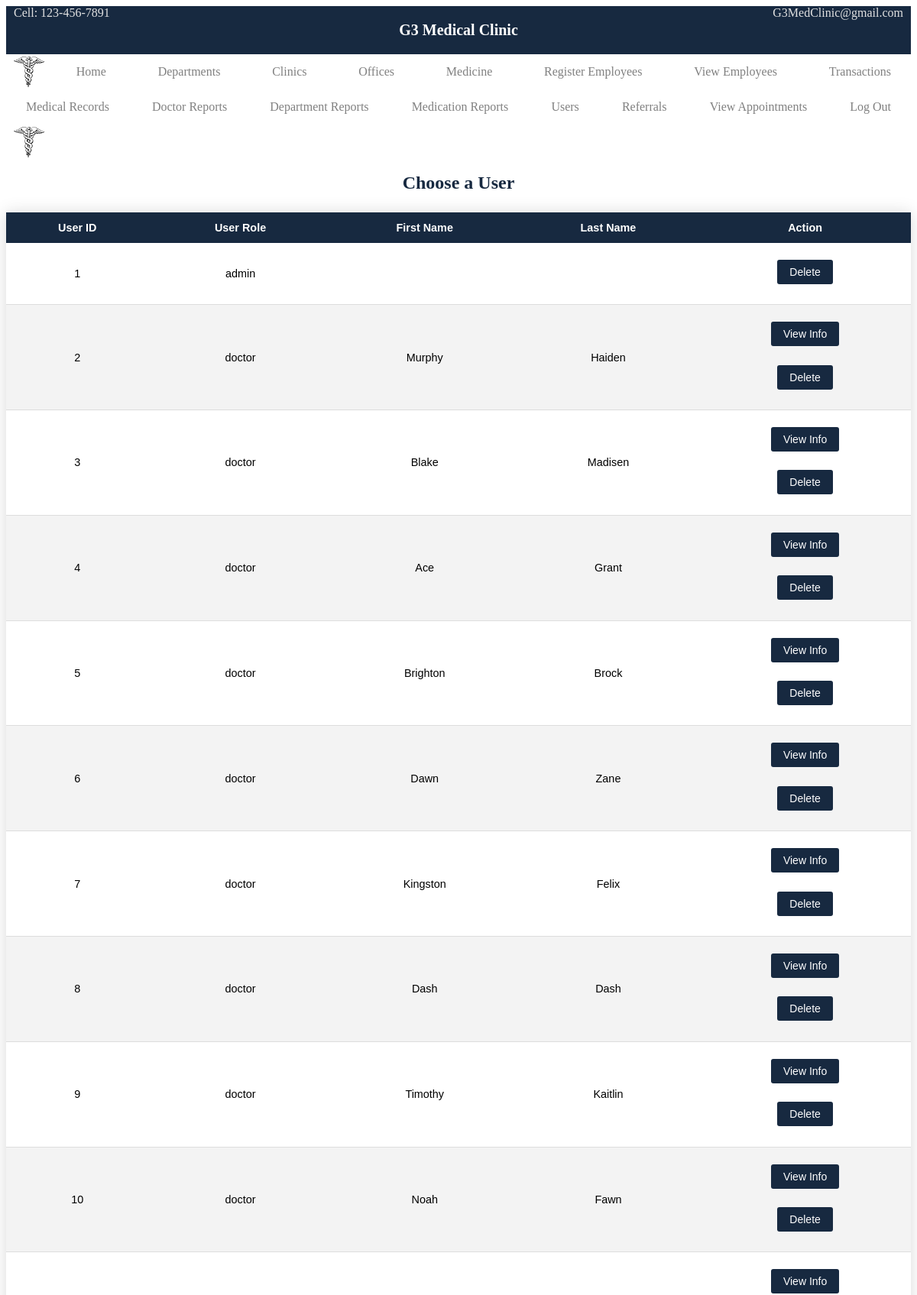
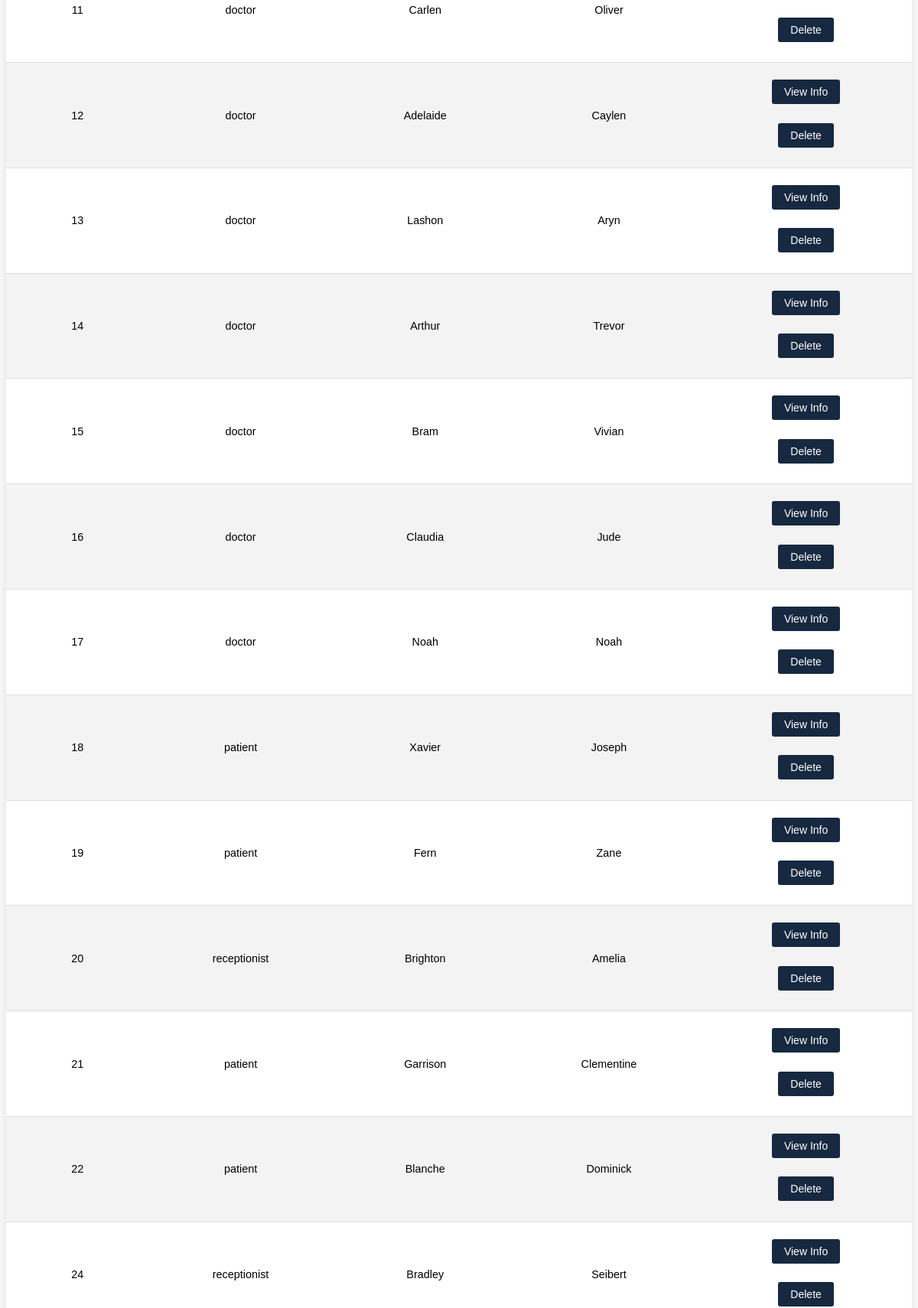
Screenshot of /users.php (signed in, upper part) with the database file from the repository (2 pictures, top to bottom).
### tables this page shows
CREATE TABLE `User_Account` (
  `user_ID` int NOT NULL AUTO_INCREMENT,
  `username` varchar(35) NOT NULL,
  `user_pass` varchar(100) NOT NULL,
  `user_role` varchar(20) NOT NULL DEFAULT 'patient',
  `user_phone_num` varchar(20) NOT NULL,
  `user_email_address` varchar(45) NOT NULL,
  `created_at` datetime NOT NULL DEFAULT CURRENT_TIMESTAMP,
  `updated_at` datetime NOT NULL DEFAULT CURRENT_TIMESTAMP,
  `deleted_flag` tinyint(1) NOT NULL DEFAULT '0',
  PRIMARY KEY (`user_ID`)
);

CREATE TABLE `Doctor` (
  `doc_ID` int NOT NULL AUTO_INCREMENT,
  `ssn` int NOT NULL,
  `dep_num` int NOT NULL DEFAULT '1',
  `f_name` varchar(45) NOT NULL,
  `m_name` varchar(20) DEFAULT NULL,
  `l_name` varchar(45) NOT NULL,
  `address_ID` int NOT NULL,
  `credentials` varchar(45) DEFAULT NULL,
  `sex` char(1) NOT NULL,
  `doc_user` int NOT NULL,
  `deleted_flag` tinyint(1) NOT NULL DEFAULT '0',
  PRIMARY KEY (`doc_ID`),
  UNIQUE KEY `ssn` (`ssn`,`doc_user`),
  KEY `dep_num` (`dep_num`),
  KEY `doc_user` (`doc_user`),
  KEY `address_ID` (`address_ID`),
  CONSTRAINT `doctor_ibfk_1` FOREIGN KEY (`dep_num`) REFERENCES `Department` (`department_number`),
  CONSTRAINT `doctor_ibfk_2` FOREIGN KEY (`doc_user`) REFERENCES `User_Account` (`user_ID`),
  CONSTRAINT `doctor_ibfk_3` FOREIGN KEY (`address_ID`) REFERENCES `Address` (`address_ID`)
);

CREATE TABLE `Patient` (
  `patient_ID` int NOT NULL AUTO_INCREMENT,
  `ssn` int NOT NULL,
  `f_name` varchar(20) NOT NULL,
  `m_name` varchar(20) DEFAULT NULL,
  `l_name` varchar(20) NOT NULL,
  `sex` char(1) NOT NULL,
  `pat_user` int NOT NULL,
  `address_ID` int NOT NULL,
  `clinic_ID` int NOT NULL,
  `prim_doc_ID` int NOT NULL,
  `deleted_flag` tinyint(1) NOT NULL DEFAULT '0',
  PRIMARY KEY (`patient_ID`),
  UNIQUE KEY `ssn` (`ssn`,`pat_user`),
  KEY `pat_user` (`pat_user`),
  KEY `address_ID` (`address_ID`),
  KEY `clinic_ID` (`clinic_ID`),
  KEY `prim_doc_ID` (`prim_doc_ID`),
  CONSTRAINT `patient_ibfk_1` FOREIGN KEY (`pat_user`) REFERENCES `User_Account` (`user_ID`),
  CONSTRAINT `patient_ibfk_2` FOREIGN KEY (`address_ID`) REFERENCES `Address` (`address_ID`),
  CONSTRAINT `patient_ibfk_3` FOREIGN KEY (`clinic_ID`) REFERENCES `Address` (`address_ID`),
  CONSTRAINT `patient_ibfk_4` FOREIGN KEY (`prim_doc_ID`) REFERENCES `Doctor` (`doc_ID`)
);

CREATE TABLE `Receptionist` (
  `rec_ID` int NOT NULL AUTO_INCREMENT,
  `ssn` int NOT NULL,
  `f_name` varchar(20) NOT NULL,
  `m_name` varchar(20) DEFAULT NULL,
  `l_name` varchar(20) NOT NULL,
  `sex` char(1) NOT NULL,
  `rec_user` int NOT NULL,
  `address_ID` int NOT NULL,
  `deleted_flag` tinyint(1) NOT NULL DEFAULT '0',
  PRIMARY KEY (`rec_ID`),
  UNIQUE KEY `ssn` (`ssn`,`rec_user`),
  KEY `rec_user` (`rec_user`),
  KEY `address_ID` (`address_ID`),
  CONSTRAINT `receptionist_ibfk_1` FOREIGN KEY (`rec_user`) REFERENCES `User_Account` (`user_ID`),
  CONSTRAINT `receptionist_ibfk_2` FOREIGN KEY (`address_ID`) REFERENCES `Address` (`address_ID`)
);

### includes/functions.inc.php (called while the page is built, shortened)
<?php
function getUsers($conn) {
  $sql = "SELECT * FROM User_Account WHERE deleted_flag = false;";
  $stmt = mysqli_stmt_init($conn);
  if (!mysqli_stmt_prepare($stmt, $sql)) {
    header("location: emergencycontact.php?error=getusersfailed");
    exit();
  }
  mysqli_stmt_execute($stmt);
  $result = mysqli_stmt_get_result($stmt);
  return $result;
}
function getUserInfo($conn, $userID, $userRole) {
  $userID = intval($userID);
  if ($userRole === 'patient') {
    $sql = "SELECT * FROM Patient WHERE pat_user = ? AND deleted_flag = false;";
    $stmt = mysqli_stmt_init($conn);
    if (!mysqli_stmt_prepare($stmt, $sql)) {
      header("location: emergencycontact.php?error=getuserinfofailed");
      exit();
    }
    mysqli_stmt_bind_param($stmt, "i", $userID);
    mysqli_stmt_execute($stmt);
    $result = mysqli_stmt_get_result($stmt);
    return $result;
  }
  else if ($userRole === 'doctor') {
    $sql = "SELECT * FROM Doctor WHERE doc_user = ? AND deleted_flag = false;";
    $stmt = mysqli_stmt_init($conn);
    if (!mysqli_stmt_prepare($stmt, $sql)) {
      header("location: emergencycontact.php?error=getuserinfofailed");
      exit();
    }
    mysqli_stmt_bind_param($stmt, "i", $userID);
    mysqli_stmt_execute($stmt);
    $result = mysqli_stmt_get_result($stmt);
    return $result;
  }
  else if ($userRole === 'nurse') {
    $stmt = mysqli_stmt_init($conn);
    mysqli_stmt_bind_param($stmt, "i", $userID);
    mysqli_stmt_execute($stmt);
    $result = mysqli_stmt_get_result($stmt);
    return $result;
  }
  else if ($userRole === 'receptionist') {
    $sql = "SELECT * FROM Receptionist WHERE rec_user = ? AND deleted_flag = false;";
    $stmt = mysqli_stmt_init($conn);
    if (!mysqli_stmt_prepare($stmt, $sql)) {
      header("location: emergencycontact.php?error=getuserinfofailed");
      exit();
    }
    mysqli_stmt_bind_param($stmt, "i", $userID);
    mysqli_stmt_execute($stmt);
    $result = mysqli_stmt_get_result($stmt);
    return $result;
  }
  else if ($userRole === 'admin') {
    $sql = "SELECT * FROM User_Account WHERE user_ID = ? AND deleted_flag = false;";
    $stmt = mysqli_stmt_init($conn);
    if (!mysqli_stmt_prepare($stmt, $sql)) {
      header("location: emergencycontact.php?error=getuserinfofailed");
      exit();
    }
    mysqli_stmt_bind_param($stmt, "i", $userID);
    mysqli_stmt_execute($stmt);
    $result = mysqli_stmt_get_result($stmt);
    return $result;
  }
}

### users.php (the view, shortened to what this page needs)
<?php
  include_once 'header.php';
  require_once 'includes/dbh.inc.php';
  require_once 'includes/functions.inc.php';
  if ($_SESSION["userRole"] === 'admin') {
    $result = getUsers($conn);
  }
  else {
    header("location: index.php");
    exit();
  }
?>
<div class='choose-user'>
  <h2>Choose a User</h2>
  <table class = "table-template">
    <thead>
      <tr>
        <th>User ID</th>
        <th>User Role</th>
        <th>First Name</th>
        <th>Last Name</th>
        <th>Action</th>
      </tr>
    </thead>
    <tbody>
      <?php
      while ($row = mysqli_fetch_assoc($result)) {
        $userID = $row["user_ID"];
        $userRole = $row["user_role"];
        $result2 = getUserInfo($conn, $userID, $userRole);
        if ($userRole !== 'admin') {
          $row2 = mysqli_fetch_assoc($result2);
          $fname = $row2["f_name"];
          $lname = $row2["l_name"];
        }
      ?>
      <tr>
        <td><?php echo $userID?></td>
        <td><?php echo $userRole?></td>
        <td><?php echo $fname?></td>
        <td><?php echo $lname?></td>
        <td>
        <?php if ($_SESSION["userRole"] === 'admin') {
          if ($userRole !== 'admin') {
        ?>
          <form action='/medical-clinic/viewinfo.php' method='post'>
            <div class='submit-btn'>
              <button type='submit' name='submit'>View Info</button>
            </div>
          </form>
        <?php
          }
        ?>
          <form action='/medical-clinic/delete.php' method='post'>
            <div class='submit-btn'>
              <button type='submit' name='submit'>Delete</button>
            </div>
          </form>
        <?php }?>
        </td>
      </tr>
      <?php }?>
    </tbody>
  </table>
</div>
<?php
  include_once 'footer.php';
?>

### rows the page displays
user_account: user_ID "1", user_role "admin"
user_account: user_ID "2", user_role "doctor", doctor.f_name "Murphy", doctor.l_name "Haiden"
user_account: user_ID "3", user_role "doctor", doctor.f_name "Blake", doctor.l_name "Madisen"
user_account: user_ID "4", user_role "doctor", doctor.f_name "Ace", doctor.l_name "Grant"
user_account: user_ID "5", user_role "doctor", doctor.f_name "Brighton", doctor.l_name "Brock"
user_account: user_ID "6", user_role "doctor", doctor.f_name "Dawn", doctor.l_name "Zane"
user_account: user_ID "7", user_role "doctor", doctor.f_name "Kingston", doctor.l_name "Felix"
user_account: user_ID "8", user_role "doctor", doctor.f_name "Dash", doctor.l_name "Dash"
user_account: user_ID "9", user_role "doctor", doctor.f_name "Timothy", doctor.l_name "Kaitlin"
user_account: user_ID "10", user_role "doctor", doctor.f_name "Noah", doctor.l_name "Fawn"
user_account: user_ID "11", user_role "doctor", doctor.f_name "Carlen", doctor.l_name "Oliver"
user_account: user_ID "12", user_role "doctor", doctor.f_name "Adelaide", doctor.l_name "Caylen"
user_account: user_ID "13", user_role "doctor", doctor.f_name "Lashon", doctor.l_name "Aryn"
user_account: user_ID "14", user_role "doctor", doctor.f_name "Arthur", doctor.l_name "Trevor"
user_account: user_ID "15", user_role "doctor", doctor.f_name "Bram", doctor.l_name "Vivian"
user_account: user_ID "16", user_role "doctor", doctor.f_name "Claudia", doctor.l_name "Jude"
user_account: user_ID "17", user_role "doctor", doctor.f_name "Noah", doctor.l_name "Noah"
user_account: user_ID "18", user_role "patient", patient.f_name "Xavier", patient.l_name "Joseph"
user_account: user_ID "19", user_role "patient", patient.f_name "Fern", patient.l_name "Zane"
user_account: user_ID "20", user_role "receptionist", receptionist.f_name "Brighton", receptionist.l_name "Amelia"
user_account: user_ID "21", user_role "patient", patient.f_name "Garrison", patient.l_name "Clementine"
user_account: user_ID "22", user_role "patient", patient.f_name "Blanche", patient.l_name "Dominick"
user_account: user_ID "24", user_role "receptionist", receptionist.f_name "Bradley", receptionist.l_name "Seibert"
